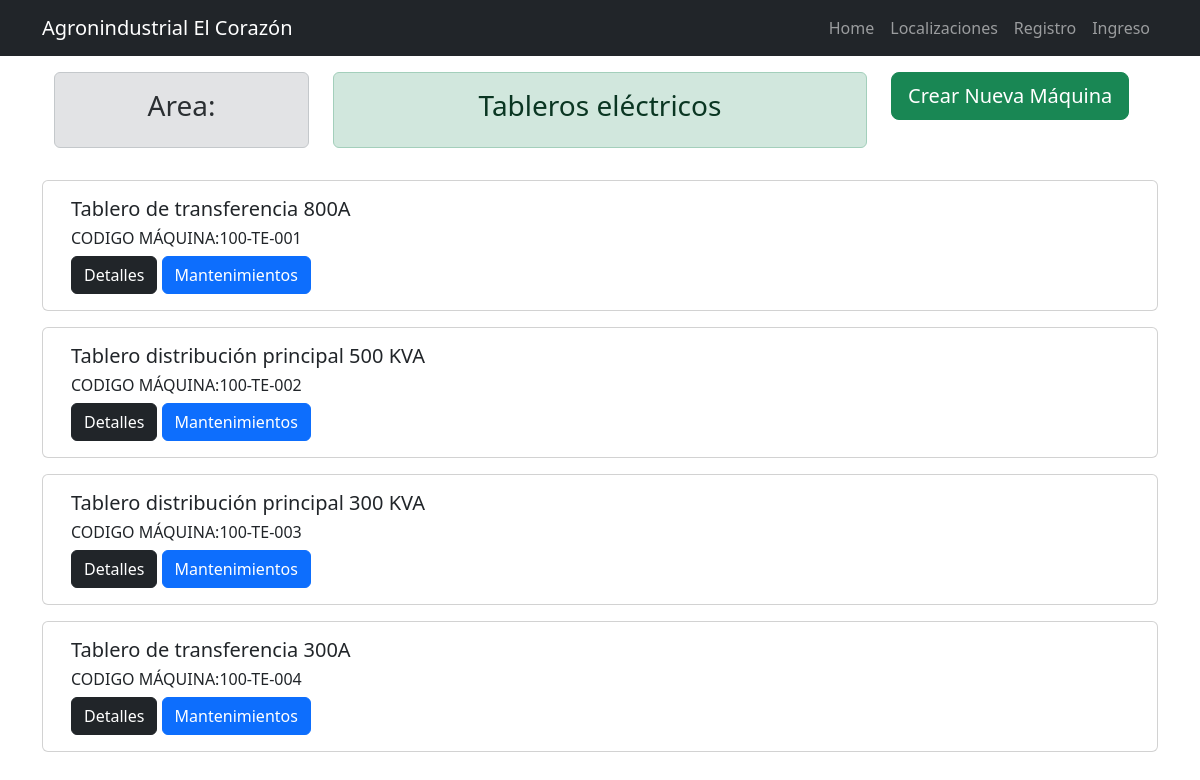
Page /subareas/4 on the committed database.
### activos/models.py (models this page shows, shortened)
class SubArea(models.Model):
    subarea=models.ForeignKey(Area,on_delete=models.CASCADE)
    cod_subArea=models.CharField(max_length=15)
    nombre=models.CharField(max_length=200)
    def __str__(self):
        return self.nombre

class Maquina(models.Model):
    def wrapper(instance, filename):
        ext = filename.split(".")[-1].lower()
        if ext not in ["jpg", "png", "gif", "jpeg"]:
            raise ValidationError(f"invalid image extension: {filename}")
        if instance.pk:
            filename = '{}.{}'.format(instance.nombre, ext)
        else:
            filename = '{}.{}'.format(uuid4().hex, ext)
        return os.path.join("images_maquinas", filename)
    def inner(instance,filename):
        ext = filename.split('.')[-1].lower()
        if instance.pk:
            filename = '{}.{}'.format(instance.nombre, ext)
        else:
            filename = '{}.{}'.format(uuid4().hex, ext)
        return os.path.join("archivos_maquinas", filename)
    estado_operativo = [
        ("ON","EN OPERACIÓN"),
        ("BK","EN RESERVA/MANTENIMIENTO"),
        ("OFF","FUERA DE OPERACIÓN PERMANENTE")
    ]
    area=models.ForeignKey(SubArea,on_delete=models.CASCADE)                   #relación muchos a uno
    codigo=models.CharField(max_length=15)                                  #campo que guarda el código de la máquina
    nombre=models.CharField(max_length=100)                                 #campo guarda nombre máquina
    descripción=models.TextField()                                          #campo para escribir texto
    disponibilidad=models.CharField(max_length=3,choices=estado_operativo)  #se escoge una opción de la lista de choices
    fecha_instalación = models.DateField()                                  #campo que guarda fecha de instalación máquina
    fecha_updated=models.DateField(auto_now=True)                           #campo para guardar la fecha en cada modificación
    foto=models.ImageField(upload_to=wrapper,null=True,blank=True)     #null=True indica que admite valores nulos
    link=models.FileField(upload_to=inner,null=True,blank=True)

### activos/views.py (the view)
# urls.py: path('subareas/<int:id>',views.detalle_subareas,name="detalle_subareas"),
def detalle_subareas(request,id):
    subarea=get_object_or_404(SubArea,id=id)
    maquinas=Maquina.objects.filter(area_id=id)
    return render(request,'subareas/detalle_subareas.html',{
        'subarea':subarea,
        'maquinas':maquinas
    })

### activos/templates/subareas/detalle_subareas.html
{%extends 'base.html' %}
{%block content %}
<div class="container">
    <div class="row">
        <section class="col-3 mt-3">
            <div class="alert alert-secondary" role="alert">
                <h3 class="text-center">Area:</h3>
            </div>
        </section>
        <section class="col-6 mt-3">
            <div class="alert alert-success" role="alert">
                <h3 class="text-center">{{subarea}}</h3>
            </div>
        </section>
        <section class="col-3 mt-3">
            <div>
                <a class="btn btn-success btn-lg" href="{% url 'nueva_maquina' subarea.id %}">Crear Nueva Máquina</a>
            </div>
        </section>
        {% for maquina in maquinas %}
        <div class="card mt-3">
            <div class="card-body">
                <h5>{{maquina.nombre}}</h5>
                <h6>CODIGO MÁQUINA:{{maquina.codigo}}</h6>
                <div class="d-grid gap-2 d-md-block">
                    <a class="btn btn-dark" href="{% url 'detalle_maquina' maquina.id %}">  Detalles</a>
                    <a class="btn btn-primary" href="{% url 'mantenimiento_maquina_pendiente' maquina.id %}">Mantenimientos</a>
                </div>
            </div>
        </div>
        {% endfor %}
    </div>
</div>
{% endblock %}

### rows in the picture
SubArea: nombre "Tableros eléctricos"
Maquina: nombre "Tablero de transferencia 800A", codigo "100-TE-001"
Maquina: nombre "Tablero distribución principal 500 KVA", codigo "100-TE-002"
Maquina: nombre "Tablero distribución principal 300 KVA", codigo "100-TE-003"
Maquina: nombre "Tablero de transferencia 300A", codigo "100-TE-004"
